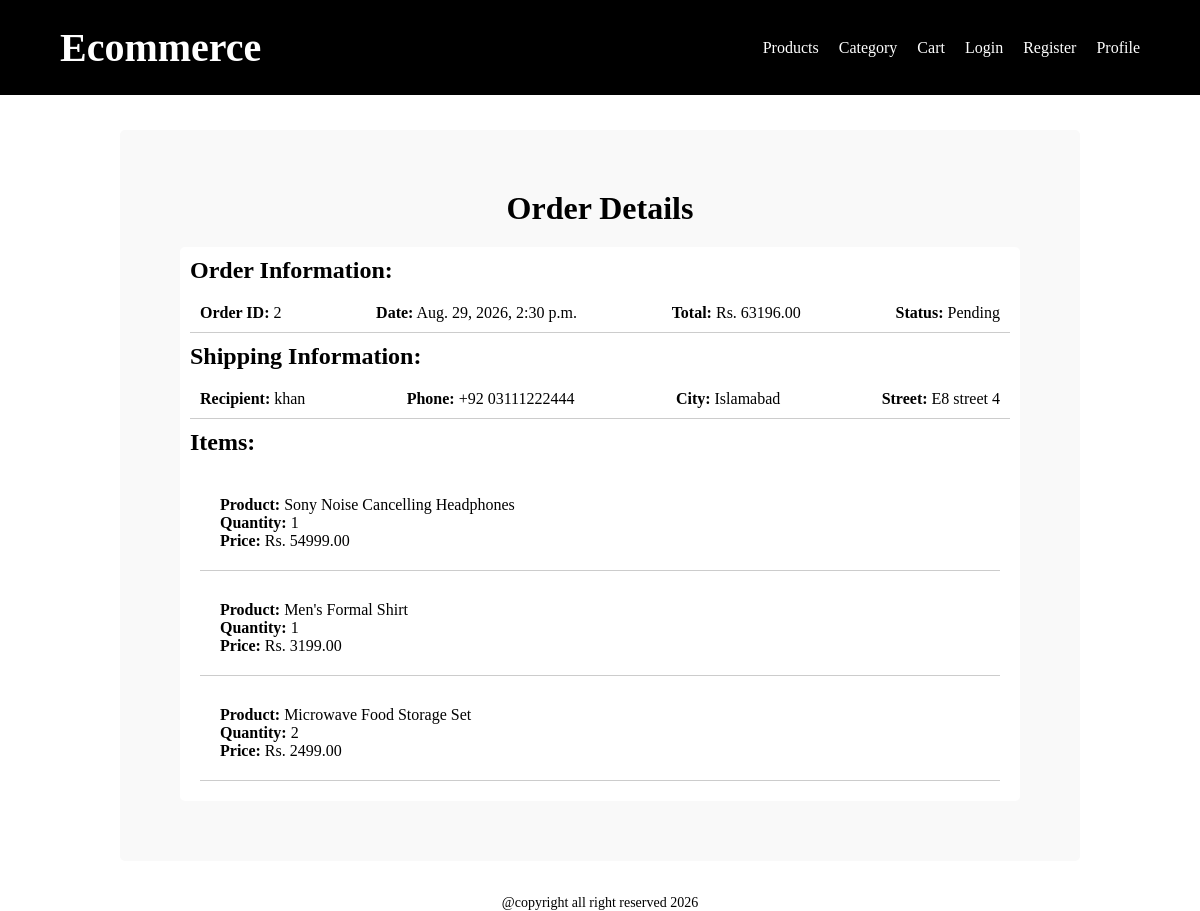
The page /orders/order-detail/2/ (signed in) on the database its author committed.
### apps/orders/models.py (models this page shows, shortened)
class Order(models.Model):
    class StatusChoices(models.TextChoices):
        Pending = 'Pending' ,'Pending'
        Processing = 'Processing', 'Processing'
        Deliverd ='Deliverd','Deliverd'
        Shipped = 'Shipped','Shipped'
        Cancelled = 'Cancelled','Cancelled'
    customer = models.ForeignKey(Customer , on_delete=models.CASCADE , related_name='orders')
    status = models.CharField(
        max_length=50,
        choices=StatusChoices.choices,
        default=StatusChoices.Pending
    )
    total_price = models.DecimalField(max_digits=10 ,decimal_places=2)
    created_at = models.DateTimeField(auto_now_add=True)

class ShippingAddress(models.Model):
    order = models.OneToOneField(
        Order,
        on_delete=models.CASCADE,
        related_name= 'shipping_address'
    )
    name = models.CharField(max_length=100)
    phone_no = models.CharField(max_length=15)
    city = models.CharField(max_length=50)
    street = models.CharField(max_length=150)

class OrderItems(models.Model):
    order = models.ForeignKey(Order , on_delete=models.CASCADE , related_name='items')
    product = models.ForeignKey(Product , on_delete=models.CASCADE)
    quantity = models.PositiveIntegerField(default=1)
    price = models.DecimalField(max_digits=10 , decimal_places=2)

### apps/products/models.py (models this page shows, shortened)
class Product(models.Model):
    name = models.CharField(max_length=100)
    description = models.TextField(blank=True)
    image = models.ImageField(upload_to='product/')
    price = models.DecimalField(max_digits=10 , decimal_places=2)
    stock = models.PositiveIntegerField(default=1)
    category = models.ForeignKey(Category , on_delete=models.CASCADE , related_name='products')

### apps/orders/views.py (the view)
# urls.py: path('order-detail/<int:id>/' , views.orders_details , name='order_detail'),
@login_required
def orders_details(req , id):
    orders_details = req.user.customer.orders.get(id=id)
    context = {
        'order': orders_details,
    }
    return render(req , 'orders/order_detail.html' , context)

### templates/orders/order_detail.html (shortened to what this page needs)
{% extends 'base.html' %}
{% load static %}
{% block link %}
    <link rel="stylesheet" href="{% static 'CSS/orders.css' %}">
{% endblock %}
{% block content %}
    <main class="order-main">
        <div class="order-container">
            <h1>Order Details</h1>
            <div class="order-details">
                <h2>Order Information:</h2>
                <div class="order-information">
                    <p><strong>Order ID:</strong> {{ order.id }}</p>
                    <p><strong>Date:</strong> {{ order.created_at }}</p>
                    <p><strong>Total:</strong> Rs. {{ order.total_price }}</p>
                    <p><strong>Status:</strong> {{ order.status }}</p>
                </div>
                <h2>Shipping Information:</h2>
                <div class="shipping-information">
                    <p><strong>Recipient:</strong> {{ order.shipping_address.name }}</p>
                    <p><strong>Phone:</strong> {{ order.shipping_address.phone_no }}</p>
                    <p><strong>City:</strong> {{ order.shipping_address.city }}</p>
                    <p><strong>Street:</strong> {{ order.shipping_address.street }}</p>
                </div>
                <h2>Items:</h2>
                <div class="order_items">
                    <ul class="order-items">
                        {% for item in order.items.all %}
                            <li class="order-item">
                                <p><strong>Product:</strong> {{ item.product.name }}</p>
                                <p><strong>Quantity:</strong> {{ item.quantity }}</p>
                                <p><strong>Price:</strong> Rs. {{ item.price }}</p>
                            </li>
                        {% endfor %}
                    </ul>
                </div>
            </div>
        </div>
    </main>
{% endblock %}

### static/CSS/orders.css (style rules this page uses)
* { margin: 0; padding: 0; box-sizing: border-box; }
.order-main { min-height: 100vh; display: flex; flex-direction: column; align-items: center; justify-content: center; }
.order-container { width: 80%; background-color: #f9f9f9; padding: 5% 5%; display: flex; flex-direction: column; justify-content: space-between; gap: 10px; border-radius: 5px; }
.order-container h1 { text-align: center; margin-bottom: 10px; text-transform: capitalize; }
.order-details { display: flex; flex-direction: column; gap: 10px; padding: 10px; background-color: #fff; border-radius: 5px; }
.order-details .order-information, .shipping-information { display: flex; justify-content: space-between; align-items: center; padding: 10px; border-bottom: 1px solid #ccc; }
.order-details .order-items { display: flex; flex-direction: column; gap: 10px; padding: 10px; }
.order-details .order-items .order-item { display: flex; justify-content: space-between; flex-direction: column; padding: 20px; border-bottom: 1px solid #ccc; }

### templates/components/navbar.html (style rules this page uses)
* { margin: 0; padding: 0; }

### rows shown on the page
Order: id "2", created_at "Aug. 29, 2026, 2:30 p.m.", total_price "63196.00", status "Pending", shipping_address.name "khan", shipping_address.phone_no "+92 03111222444", shipping_address.city "Islamabad", shipping_address.street "E8 street 4"
OrderItems: product.name "Sony Noise Cancelling Headphones", quantity "1", price "54999.00"
OrderItems: product.name "Men's Formal Shirt", quantity "1", price "3199.00"
OrderItems: product.name "Microwave Food Storage Set", quantity "2", price "2499.00"
